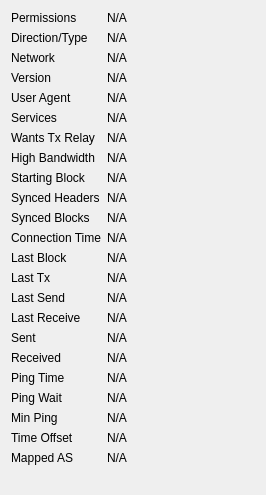
             <widget class="QWidget" name="detailWidget">
              <property name="geometry">
               <rect>
                <x>0</x>
                <y>0</y>
                <width>266</width>
                <height>495</height>
               </rect>
              </property>
              <layout class="QGridLayout" name="gridLayout_2" columnstretch="0,1">
               <item row="0" column="0">
                <widget class="QLabel" name="label_30">
                 <property name="text">
                  <string>Permissions</string>
                 </property>
                </widget>
               </item>
               <item row="0" column="1">
                <widget class="QLabel" name="peerPermissions">
                 <property name="cursor">
                  <cursorShape>IBeamCursor</cursorShape>
                 </property>
                 <property name="text">
                  <string>N/A</string>
                 </property>
                 <property name="textFormat">
                  <enum>Qt::PlainText</enum>
                 </property>
                 <property name="textInteractionFlags">
                  <set>Qt::LinksAccessibleByMouse|Qt::TextSelectableByKeyboard|Qt::TextSelectableByMouse</set>
                 </property>
                </widget>
               </item>
               <item row="1" column="0">
                <widget class="QLabel" name="peerConnectionTypeLabel">
                 <property name="toolTip">
                  <string>The direction and type of peer connection: %1</string>
                 </property>
                 <property name="text">
                  <string>Direction/Type</string>
                 </property>
                </widget>
               </item>
               <item row="1" column="1">
                <widget class="QLabel" name="peerConnectionType">
                 <property name="cursor">
                  <cursorShape>IBeamCursor</cursorShape>
                 </property>
                 <property name="text">
                  <string>N/A</string>
                 </property>
                 <property name="textFormat">
                  <enum>Qt::PlainText</enum>
                 </property>
                 <property name="textInteractionFlags">
                  <set>Qt::LinksAccessibleByMouse|Qt::TextSelectableByKeyboard|Qt::TextSelectableByMouse</set>
                 </property>
                </widget>
               </item>
               <item row="2" column="0">
                <widget class="QLabel" name="peerNetworkLabel">
                 <property name="toolTip">
                  <string>The network protocol this peer is connected through: IPv4, IPv6, Onion, I2P, or CJDNS.</string>
                 </property>
                 <property name="text">
                  <string>Network</string>
                 </property>
                </widget>
               </item>
               <item row="2" column="1">
                <widget class="QLabel" name="peerNetwork">
                 <property name="cursor">
                  <cursorShape>IBeamCursor</cursorShape>
                 </property>
                 <property name="text">
                  <string>N/A</string>
                 </property>
                 <property name="textFormat">
                  <enum>Qt::PlainText</enum>
                 </property>
                 <property name="textInteractionFlags">
                  <set>Qt::LinksAccessibleByMouse|Qt::TextSelectableByKeyboard|Qt::TextSelectableByMouse</set>
                 </property>
                </widget>
               </item>
               <item row="3" column="0">
                <widget class="QLabel" name="label_21">
                 <property name="text">
                  <string>Version</string>
                 </property>
                </widget>
               </item>
               <item row="3" column="1">
                <widget class="QLabel" name="peerVersion">
                 <property name="cursor">
                  <cursorShape>IBeamCursor</cursorShape>
                 </property>
                 <property name="text">
                  <string>N/A</string>
                 </property>
                 <property name="textFormat">
                  <enum>Qt::PlainText</enum>
                 </property>
                 <property name="textInteractionFlags">
                  <set>Qt::LinksAccessibleByMouse|Qt::TextSelectableByKeyboard|Qt::TextSelectableByMouse</set>
                 </property>
                </widget>
               </item>
               <item row="4" column="0">
                <widget class="QLabel" name="label_28">
                 <property name="text">
                  <string>User Agent</string>
                 </property>
                </widget>
               </item>
               <item row="4" column="1">
                <widget class="QLabel" name="peerSubversion">
                 <property name="cursor">
                  <cursorShape>IBeamCursor</cursorShape>
                 </property>
                 <property name="text">
                  <string>N/A</string>
                 </property>
                 <property name="textFormat">
                  <enum>Qt::PlainText</enum>
                 </property>
                 <property name="textInteractionFlags">
                  <set>Qt::LinksAccessibleByMouse|Qt::TextSelectableByKeyboard|Qt::TextSelectableByMouse</set>
                 </property>
                </widget>
               </item>
               <item row="5" column="0">
                <widget class="QLabel" name="label_4">
                 <property name="text">
                  <string>Services</string>
                 </property>
                </widget>
               </item>
               <item row="5" column="1">
                <widget class="QLabel" name="peerServices">
                 <property name="cursor">
                  <cursorShape>IBeamCursor</cursorShape>
                 </property>
                 <property name="text">
                  <string>N/A</string>
                 </property>
                 <property name="textFormat">
                  <enum>Qt::PlainText</enum>
                 </property>
                 <property name="wordWrap">
                  <bool>true</bool>
                 </property>
                 <property name="textInteractionFlags">
                  <set>Qt::LinksAccessibleByMouse|Qt::TextSelectableByKeyboard|Qt::TextSelectableByMouse</set>
                 </property>
                </widget>
               </item>
               <item row="6" column="0">
                <widget class="QLabel" name="peerRelayTxesLabel">
                 <property name="toolTip">
                  <string>Whether the peer requested us to relay transactions.</string>
                 </property>
                 <property name="text">
                  <string>Wants Tx Relay</string>
                 </property>
                </widget>
               </item>
               <item row="6" column="1">
                <widget class="QLabel" name="peerRelayTxes">
                 <property name="cursor">
                  <cursorShape>IBeamCursor</cursorShape>
                 </property>
                 <property name="text">
                  <string>N/A</string>
                 </property>
                 <property name="textFormat">
                  <enum>Qt::PlainText</enum>
                 </property>
                 <property name="textInteractionFlags">
                  <set>Qt::LinksAccessibleByMouse|Qt::TextSelectableByKeyboard|Qt::TextSelectableByMouse</set>
                 </property>
                </widget>
               </item>
               <item row="7" column="0">
                <widget class="QLabel" name="peerHighBandwidthLabel">
                 <property name="toolTip">
                  <string>High bandwidth BIP152 compact block relay: %1</string>
                 </property>
                 <property name="text">
                  <string>High Bandwidth</string>
                 </property>
                </widget>
               </item>
               <item row="7" column="1">
                <widget class="QLabel" name="peerHighBandwidth">
                 <property name="cursor">
                  <cursorShape>IBeamCursor</cursorShape>
                 </property>
                 <property name="text">
                  <string>N/A</string>
                 </property>
                 <property name="textFormat">
                  <enum>Qt::PlainText</enum>
                 </property>
                 <property name="textInteractionFlags">
                  <set>Qt::LinksAccessibleByMouse|Qt::TextSelectableByKeyboard|Qt::TextSelectableByMouse</set>
                 </property>
                </widget>
               </item>
               <item row="8" column="0">
                <widget class="QLabel" name="label_29">
                 <property name="text">
                  <string>Starting Block</string>
                 </property>
                </widget>
               </item>
               <item row="8" column="1">
                <widget class="QLabel" name="peerHeight">
                 <property name="cursor">
                  <cursorShape>IBeamCursor</cursorShape>
                 </property>
                 <property name="text">
                  <string>N/A</string>
                 </property>
                 <property name="textFormat">
                  <enum>Qt::PlainText</enum>
                 </property>
                 <property name="textInteractionFlags">
                  <set>Qt::LinksAccessibleByMouse|Qt::TextSelectableByKeyboard|Qt::TextSelectableByMouse</set>
                 </property>
                </widget>
               </item>
               <item row="9" column="0">
                <widget class="QLabel" name="label_27">
                 <property name="text">
                  <string>Synced Headers</string>
                 </property>
                </widget>
               </item>
               <item row="9" column="1">
                <widget class="QLabel" name="peerSyncHeight">
                 <property name="cursor">
                  <cursorShape>IBeamCursor</cursorShape>
                 </property>
                 <property name="text">
                  <string>N/A</string>
                 </property>
                 <property name="textFormat">
                  <enum>Qt::PlainText</enum>
                 </property>
                 <property name="textInteractionFlags">
                  <set>Qt::LinksAccessibleByMouse|Qt::TextSelectableByKeyboard|Qt::TextSelectableByMouse</set>
                 </property>
                </widget>
               </item>
               <item row="10" column="0">
                <widget class="QLabel" name="label_25">
                 <property name="text">
                  <string>Synced Blocks</string>
                 </property>
                </widget>
               </item>
               <item row="10" column="1">
                <widget class="QLabel" name="peerCommonHeight">
                 <property name="cursor">
                  <cursorShape>IBeamCursor</cursorShape>
                 </property>
                 <property name="text">
                  <string>N/A</string>
                 </property>
                 <property name="textFormat">
                  <enum>Qt::PlainText</enum>
                 </property>
                 <property name="textInteractionFlags">
                  <set>Qt::LinksAccessibleByMouse|Qt::TextSelectableByKeyboard|Qt::TextSelectableByMouse</set>
                 </property>
                </widget>
               </item>
               <item row="11" column="0">
                <widget class="QLabel" name="label_22">
                 <property name="text">
                  <string>Connection Time</string>
                 </property>
                </widget>
               </item>
               <item row="11" column="1">
                <widget class="QLabel" name="peerConnTime">
                 <property name="cursor">
                  <cursorShape>IBeamCursor</cursorShape>
                 </property>
                 <property name="text">
                  <string>N/A</string>
                 </property>
                 <property name="textFormat">
                  <enum>Qt::PlainText</enum>
                 </property>
                 <property name="textInteractionFlags">
                  <set>Qt::LinksAccessibleByMouse|Qt::TextSelectableByKeyboard|Qt::TextSelectableByMouse</set>
                 </property>
                </widget>
               </item>
               <item row="12" column="0">
                <widget class="QLabel" name="peerLastBlockLabel">
                 <property name="toolTip">
                  <string>Elapsed time since a novel block passing initial validity checks was received from this peer.</string>
                 </property>
                 <property name="text">
                  <string>Last Block</string>
                 </property>
                </widget>
               </item>
               <item row="12" column="1">
                <widget class="QLabel" name="peerLastBlock">
                 <property name="cursor">
                  <cursorShape>IBeamCursor</cursorShape>
                 </property>
                 <property name="text">
                  <string>N/A</string>
                 </property>
                 <property name="textFormat">
                  <enum>Qt::PlainText</enum>
                 </property>
                 <property name="textInteractionFlags">
                  <set>Qt::LinksAccessibleByMouse|Qt::TextSelectableByKeyboard|Qt::TextSelectableByMouse</set>
                 </property>
                </widget>
               </item>
               <item row="13" column="0">
                <widget class="QLabel" name="peerLastTxLabel">
                 <property name="toolTip">
                  <string>Elapsed time since a novel transaction accepted into our mempool was received from this peer.</string>
                 </property>
                 <property name="text">
                  <string>Last Tx</string>
                 </property>
                </widget>
               </item>
               <item row="13" column="1">
                <widget class="QLabel" name="peerLastTx">
                 <property name="cursor">
                  <cursorShape>IBeamCursor</cursorShape>
                 </property>
                 <property name="text">
                  <string>N/A</string>
                 </property>
                 <property name="textFormat">
                  <enum>Qt::PlainText</enum>
                 </property>
                 <property name="textInteractionFlags">
                  <set>Qt::LinksAccessibleByMouse|Qt::TextSelectableByKeyboard|Qt::TextSelectableByMouse</set>
                 </property>
                </widget>
               </item>
               <item row="14" column="0">
                <widget class="QLabel" name="label_15">
                 <property name="text">
                  <string>Last Send</string>
                 </property>
                </widget>
               </item>
               <item row="14" column="1">
                <widget class="QLabel" name="peerLastSend">
                 <property name="cursor">
                  <cursorShape>IBeamCursor</cursorShape>
                 </property>
                 <property name="text">
                  <string>N/A</string>
                 </property>
                 <property name="textFormat">
                  <enum>Qt::PlainText</enum>
                 </property>
                 <property name="textInteractionFlags">
                  <set>Qt::LinksAccessibleByMouse|Qt::TextSelectableByKeyboard|Qt::TextSelectableByMouse</set>
                 </property>
                </widget>
               </item>
               <item row="15" column="0">
                <widget class="QLabel" name="label_19">
                 <property name="text">
                  <string>Last Receive</string>
                 </property>
                </widget>
               </item>
               <item row="15" column="1">
                <widget class="QLabel" name="peerLastRecv">
                 <property name="cursor">
                  <cursorShape>IBeamCursor</cursorShape>
                 </property>
                 <property name="text">
                  <string>N/A</string>
                 </property>
                 <property name="textFormat">
                  <enum>Qt::PlainText</enum>
                 </property>
                 <property name="textInteractionFlags">
                  <set>Qt::LinksAccessibleByMouse|Qt::TextSelectableByKeyboard|Qt::TextSelectableByMouse</set>
                 </property>
                </widget>
               </item>
               <item row="16" column="0">
                <widget class="QLabel" name="label_18">
                 <property name="text">
                  <string>Sent</string>
                 </property>
                </widget>
               </item>
               <item row="16" column="1">
                <widget class="QLabel" name="peerBytesSent">
                 <property name="cursor">
                  <cursorShape>IBeamCursor</cursorShape>
                 </property>
                 <property name="text">
                  <string>N/A</string>
                 </property>
                 <property name="textFormat">
                  <enum>Qt::PlainText</enum>
                 </property>
                 <property name="textInteractionFlags">
                  <set>Qt::LinksAccessibleByMouse|Qt::TextSelectableByKeyboard|Qt::TextSelectableByMouse</set>
                 </property>
                </widget>
               </item>
               <item row="17" column="0">
                <widget class="QLabel" name="label_20">
                 <property name="text">
                  <string>Received</string>
                 </property>
                </widget>
               </item>
               <item row="17" column="1">
                <widget class="QLabel" name="peerBytesRecv">
                 <property name="cursor">
                  <cursorShape>IBeamCursor</cursorShape>
                 </property>
                 <property name="text">
                  <string>N/A</string>
                 </property>
                 <property name="textFormat">
                  <enum>Qt::PlainText</enum>
                 </property>
                 <property name="textInteractionFlags">
                  <set>Qt::LinksAccessibleByMouse|Qt::TextSelectableByKeyboard|Qt::TextSelectableByMouse</set>
                 </property>
                </widget>
               </item>
               <item row="18" column="0">
                <widget class="QLabel" name="label_26">
                 <property name="text">
                  <string>Ping Time</string>
                 </property>
                </widget>
               </item>
               <item row="18" column="1">
                <widget class="QLabel" name="peerPingTime">
                 <property name="cursor">
                  <cursorShape>IBeamCursor</cursorShape>
                 </property>
                 <property name="text">
                  <string>N/A</string>
                 </property>
                 <property name="textFormat">
                  <enum>Qt::PlainText</enum>
                 </property>
                 <property name="textInteractionFlags">
                  <set>Qt::LinksAccessibleByMouse|Qt::TextSelectableByKeyboard|Qt::TextSelectableByMouse</set>
                 </property>
                </widget>
               </item>
               <item row="19" column="0">
                <widget class="QLabel" name="peerPingWaitLabel">
                 <property name="toolTip">
                  <string>The duration of a currently outstanding ping.</string>
                 </property>
                 <property name="text">
                  <string>Ping Wait</string>
                 </property>
                </widget>
               </item>
               <item row="19" column="1">
                <widget class="QLabel" name="peerPingWait">
                 <property name="cursor">
                  <cursorShape>IBeamCursor</cursorShape>
                 </property>
                 <property name="text">
                  <string>N/A</string>
                 </property>
                 <property name="textFormat">
                  <enum>Qt::PlainText</enum>
                 </property>
                 <property name="textInteractionFlags">
                  <set>Qt::LinksAccessibleByMouse|Qt::TextSelectableByKeyboard|Qt::TextSelectableByMouse</set>
                 </property>
                </widget>
               </item>
               <item row="20" column="0">
                <widget class="QLabel" name="peerMinPingLabel">
                 <property name="text">
                  <string>Min Ping</string>
                 </property>
                </widget>
               </item>
               <item row="20" column="1">
                <widget class="QLabel" name="peerMinPing">
                 <property name="cursor">
                  <cursorShape>IBeamCursor</cursorShape>
                 </property>
                 <property name="text">
                  <string>N/A</string>
                 </property>
                 <property name="textFormat">
                  <enum>Qt::PlainText</enum>
                 </property>
                 <property name="textInteractionFlags">
                  <set>Qt::LinksAccessibleByMouse|Qt::TextSelectableByKeyboard|Qt::TextSelectableByMouse</set>
                 </property>
                </widget>
               </item>
               <item row="21" column="0">
                <widget class="QLabel" name="label_timeoffset">
                 <property name="text">
                  <string>Time Offset</string>
                 </property>
                </widget>
               </item>
               <item row="21" column="1">
                <widget class="QLabel" name="timeoffset">
                 <property name="cursor">
                  <cursorShape>IBeamCursor</cursorShape>
                 </property>
                 <property name="text">
                  <string>N/A</string>
                 </property>
                 <property name="textFormat">
                  <enum>Qt::PlainText</enum>
                 </property>
                 <property name="textInteractionFlags">
                  <set>Qt::LinksAccessibleByMouse|Qt::TextSelectableByKeyboard|Qt::TextSelectableByMouse</set>
                 </property>
                </widget>
               </item>
               <item row="22" column="0">
                <widget class="QLabel" name="peerMappedASLabel">
                 <property name="toolTip">
                  <string>The mapped Autonomous System used for diversifying peer selection.</string>
                 </property>
                 <property name="text">
                  <string>Mapped AS</string>
                 </property>
                </widget>
               </item>
               <item row="22" column="1">
                <widget class="QLabel" name="peerMappedAS">
                 <property name="cursor">
                  <cursorShape>IBeamCursor</cursorShape>
                 </property>
                 <property name="text">
                  <string>N/A</string>
                 </property>
                 <property name="textFormat">
                  <enum>Qt::PlainText</enum>
                 </property>
                 <property name="textInteractionFlags">
                  <set>Qt::LinksAccessibleByMouse|Qt::TextSelectableByKeyboard|Qt::TextSelectableByMouse</set>
                 </property>
                </widget>
               </item>
               <item row="23" column="0">
                <spacer name="verticalSpacer_3">
                 <property name="orientation">
                  <enum>Qt::Vertical</enum>
                 </property>
                 <property name="sizeHint" stdset="0">
                  <size>
                   <width>20</width>
                   <height>40</height>
                  </size>
                 </property>
                </spacer>
               </item>
              </layout>
             </widget>
